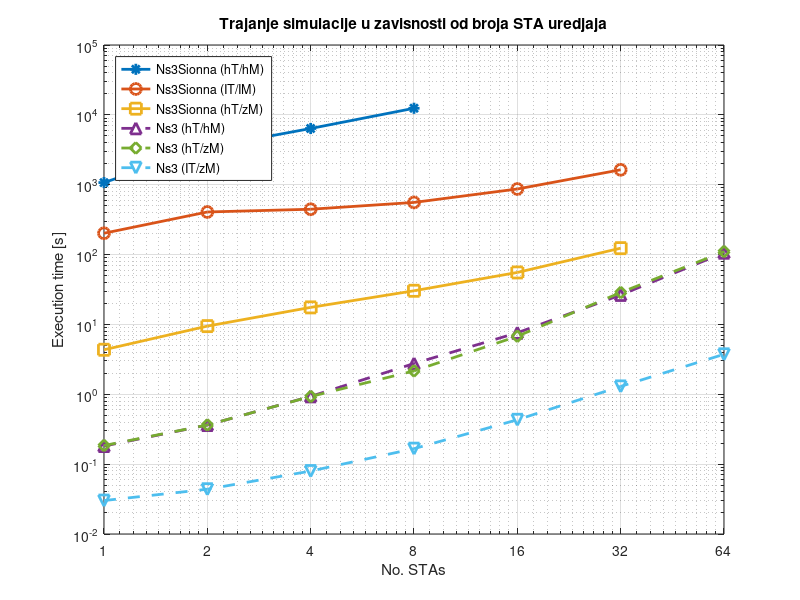
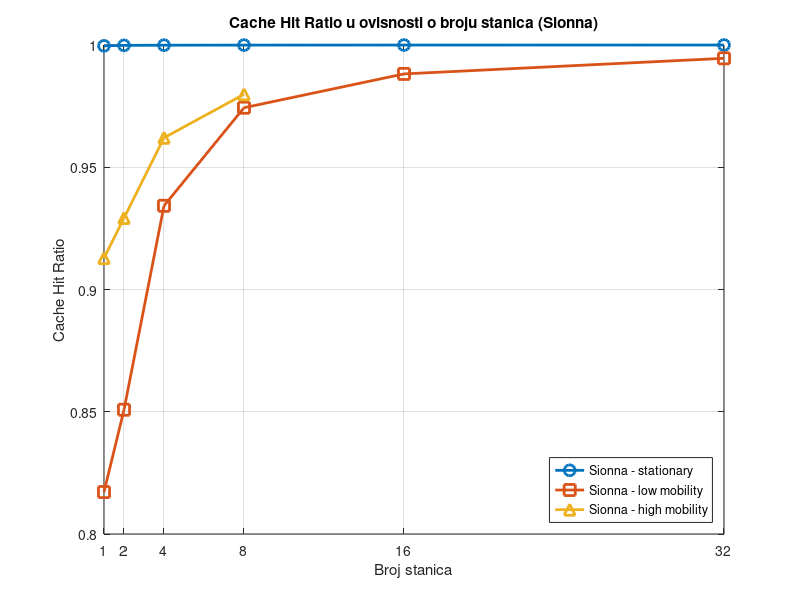

Write MATLAB code to recreate these figures, in order.
% -------------------------------
% PODACI ZA OBA GRAFIKONA
% -------------------------------

% Stanice
stations1 = [1 2 4 8 16 32];
stations2 = [1 2 4 8];
stations_ns3 = [1 2 4 8 16 32 64];

% Vrijeme simulacije (s)
time_ht_hm = [1073.19 3396.12 6379.69 12424];                     % Ns3Sionna (hT/hM)
time_it_im = [202.07 407.10 445.59 557.71 868.61 1635.74];        % Ns3Sionna (IT/IM)
time_ht_zm = [4.34 9.46 17.54 30.33 55.47 123.51];                % Ns3Sionna (hT/zM)

time_ns3_ht_hm = [0.1815 0.362501 0.933267 2.75685 7.59414 26.417 106.204];
time_ns3_ht_zm = [0.184638 0.363637 0.928327 2.15987 6.77118 28.6269 110.232];
time_ns3_it_zm = [0.0301096 0.0437423 0.0796382 0.166621 0.431623 1.29691 3.73634];

% Cache Hit Ratio (samo za Sionna)
cache_stationary = [0.999657 0.999849 0.999919 0.999958 0.99998 0.999991];
cache_lowmob = [0.817164 0.850829 0.934237 0.974351 0.988176 0.994554];
cache_highmob = [0.912835 0.929248 0.962057 0.979833];

% -------------------------------
% GRAFIK 1: Vrijeme simulacije (log-log)
% -------------------------------

figure;

loglog(stations2, time_ht_hm, '-*', 'LineWidth', 2, 'MarkerSize', 8, 'DisplayName', 'Ns3Sionna (hT/hM)');
hold on;
loglog(stations1, time_it_im, '-o', 'LineWidth', 2, 'MarkerSize', 8, 'DisplayName', 'Ns3Sionna (IT/IM)');
loglog(stations1, time_ht_zm, '-s', 'LineWidth', 2, 'MarkerSize', 8, 'DisplayName', 'Ns3Sionna (hT/zM)');

loglog(stations_ns3, time_ns3_ht_hm, '--^', 'LineWidth', 2, 'MarkerSize', 8, 'DisplayName', 'Ns3 (hT/hM)');
loglog(stations_ns3, time_ns3_ht_zm, '--d', 'LineWidth', 2, 'MarkerSize', 8, 'DisplayName', 'Ns3 (hT/zM)');
loglog(stations_ns3, time_ns3_it_zm, '--v', 'LineWidth', 2, 'MarkerSize', 8, 'DisplayName', 'Ns3 (IT/zM)');

xlabel('No. STAs');
ylabel('Execution time [s]');
title('Trajanje simulacije u zavisnosti od broja STA uredjaja');
set(gca, 'XTick', [1 2 4 8 16 32 64]);
set(gca, 'XTickLabel', {'1','2','4','8','16','32','64'});
xlim([1 64]);
grid on;
legend('Location', 'northwest');

% -------------------------------
% GRAFIK 2: Cache Hit Ratio
% -------------------------------

figure;

plot(stations1, cache_stationary, '-o', 'LineWidth', 2, 'MarkerSize', 8, 'DisplayName', 'Sionna - stationary');
hold on;
plot(stations1, cache_lowmob, '-s', 'LineWidth', 2, 'MarkerSize', 8, 'DisplayName', 'Sionna - low mobility');
plot(stations2, cache_highmob, '-^', 'LineWidth', 2, 'MarkerSize', 8, 'DisplayName', 'Sionna - high mobility');

xlabel('Broj stanica');
ylabel('Cache Hit Ratio');
title('Cache Hit Ratio u ovisnosti o broju stanica (Sionna)');
legend('Location','southeast');
grid on;
xlim([1 32]);
set(gca, 'XTick', [1 2 4 8 16 32]);
